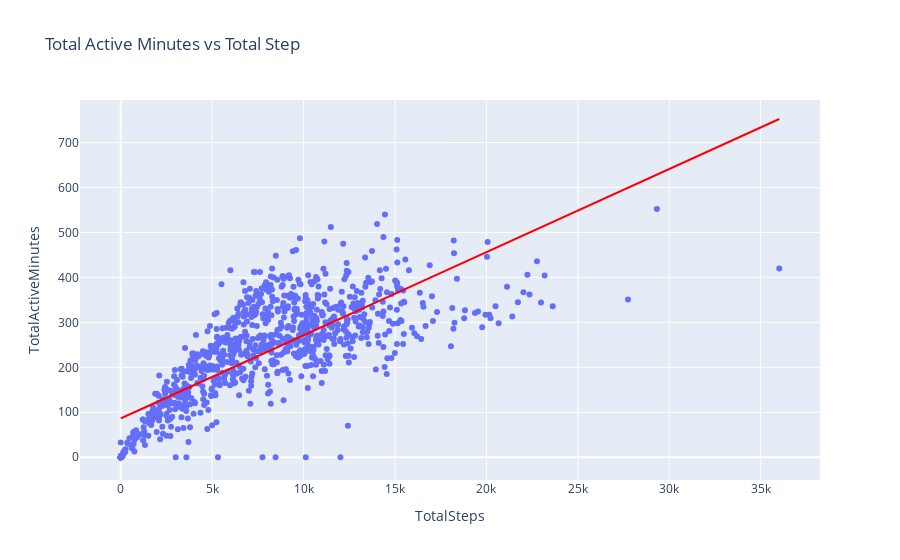

Notebook code for this chart:
### Markdown cell above
it turns out that those "anomaly" is caused by only 1 user with id "8877689391" which is interesting, and we have the weight data on that user! so we will do some checking if needed. Since TotalDistance is highly correlated with TotalSteps, we can choose one of them and it will represent the other. so, I will choose TotalSteps and ignore TotalDistance.

### Code cell
fig = px.scatter(df_dailyActivity, 
                 x="TotalSteps", 
                 y="TotalActiveMinutes",
                 trendline="ols",
                 title="Total Active Minutes vs Total Step",
                 hover_data=["Id"]
)
fig.data[1].line.color = 'red'
fig.show()

### Figure 1 — Plotly figure (JSON) as saved in the notebook; plotly's stock layout.template omitted (floating-point values rounded to 4 significant figures; data arrays with more than 128 entries replaced by an {"elided": "..."} marker saying what was removed)
{"data": [{"customdata": {"elided": "940x1 int values"}, "hovertemplate": "TotalSteps=%{x}<br>TotalActiveMinutes=%{y}<br>Id=%{customdata[0]}<extra></extra>", "legendgroup": "", "marker": {"color": "#636efa", "symbol": "circle"}, "mode": "markers", "name": "", "orientation": "v", "showlegend": false, "type": "scatter", "x": {"elided": "940 int values"}, "xaxis": "x", "y": {"elided": "940 int values"}, "yaxis": "y"}, {"hovertemplate": "<b>OLS trendline</b><br>TotalActiveMinutes = 0.0184904 * TotalSteps + 86.3143<br>R<sup>2</sup>=0.596647<br><br>TotalSteps=%{x}<br>TotalActiveMinutes=%{y} <b>(trend)</b><extra></extra>", "legendgroup": "", "line": {"color": "red"}, "marker": {"color": "#636efa", "symbol": "circle"}, "mode": "lines", "name": "", "showlegend": false, "type": "scatter", "x": {"elided": "940 int values"}, "xaxis": "x", "y": {"elided": "940 float values"}, "yaxis": "y"}], "layout": {"legend": {"tracegroupgap": 0}, "title": {"text": "Total Active Minutes vs Total Step"}, "xaxis": {"anchor": "y", "domain": [0, 1], "title": {"text": "TotalSteps"}}, "yaxis": {"anchor": "x", "domain": [0, 1], "title": {"text": "TotalActiveMinutes"}}}}
